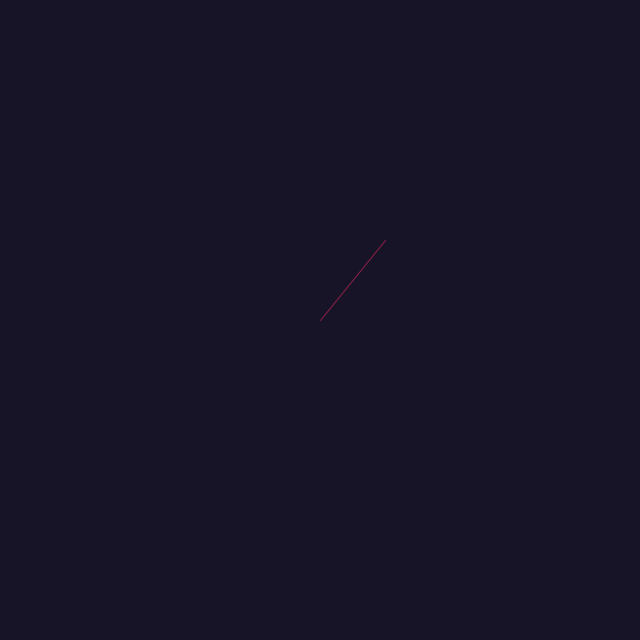
Frame 1 (no input)
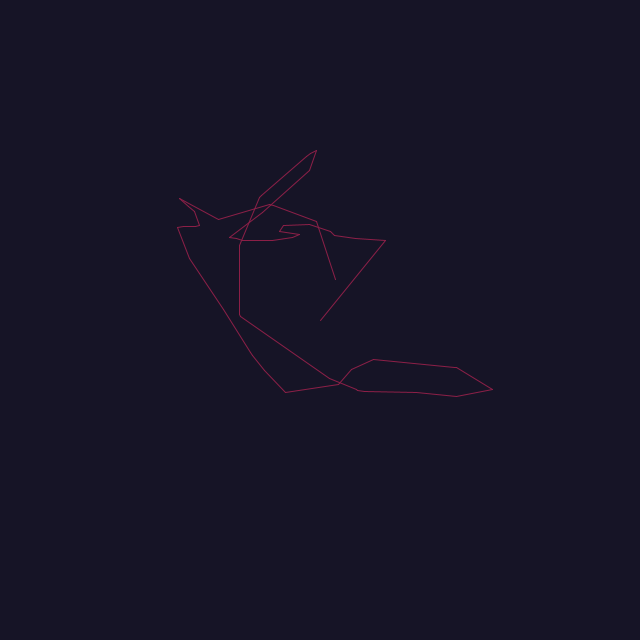
Frame 60 (the mouse pressed at the canvas centre just before this capture)
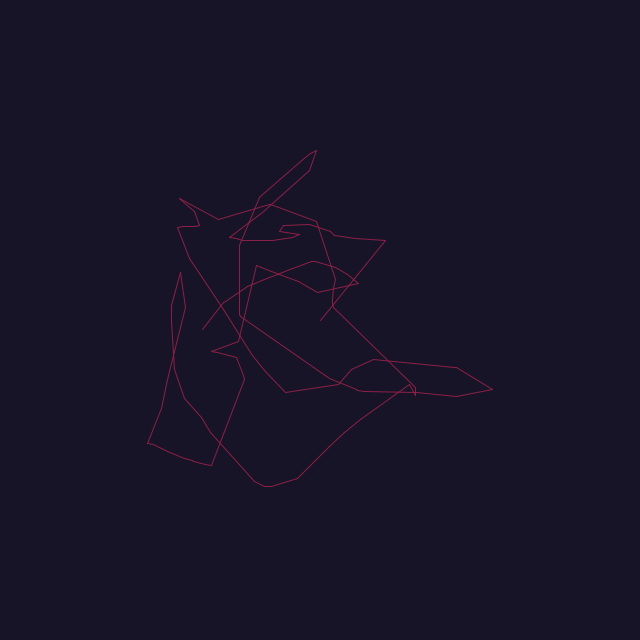
Frame 120 (the mouse held since frame 60 and released just before this capture)

The Processing sketch that drew these frames (run headless with seeded random() and noise(); from frame 60 on, the mouse is pressed at the canvas centre):

// Processing sketch: ex_1_2_pvector_walker
// ── ex_1_2_pvector_walker.pde
int width = 640;
int height = 640;
PVector offset;
Walker w1;

void setup() 
{
  size(640, 640);
  background(22, 20, 38);
  w1 = new Walker();
  offset = new PVector(0, 8888);
}

void draw() {
  w1.step();
  w1.display();
} 

class Walker {
  PVector v, prev;

  Walker() {
    v = new PVector(width/2, height/2);
    prev = new PVector(v.x, v.y);
  }

  void display() {
    stroke(140, 31, 71);
    point(v.x, v.y);
    line(prev.x, prev.y, v.x, v.y);
  }

  void step() {
    prev.x = v.x;
    prev.y = v.y;
    float stepsize = montecarlo()*1.5;
    offset.x += stepsize;
    offset.y += stepsize;
    v.x = map(noise(offset.x), 0, 1, 0, width);
    v.y = map(noise(offset.y), 0, 1, 0, height);
  }
}

float montecarlo() {
  while (true) {
    float r1 = random(1);
    float p = pow(1.0 - r1, 24);
    float r2 = random(1);
    if (r2 < p) {
      return r1;
    }
  }
}
